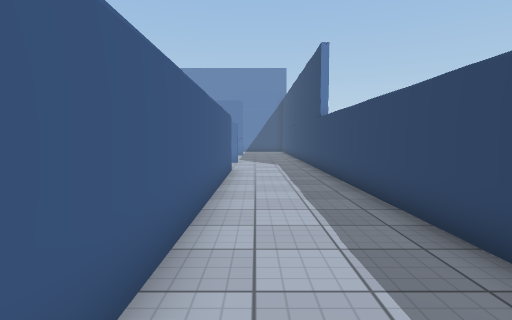
view 1 (above)

17 first-person views from a walk through a scene from a Unity 3-D project. The camera is 1.3 m above the floor, tilts 4° down and sees 80° across. The floor is counted in squares, 1 m on a side. Each view is taken from the middle of a square. On the plan, view 1 faces up. The plan holds only what a view shows up to about 14 squares ahead; the rest is blank. The place goes on beyond the plan. The player character is not drawn. Door leaves are left out, so doorways stand open. Some surface patterns are stand-ins.

view 2
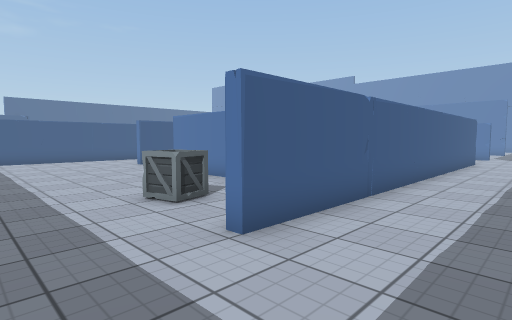

view 3
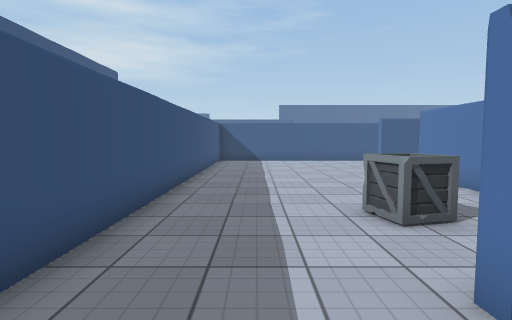

view 4
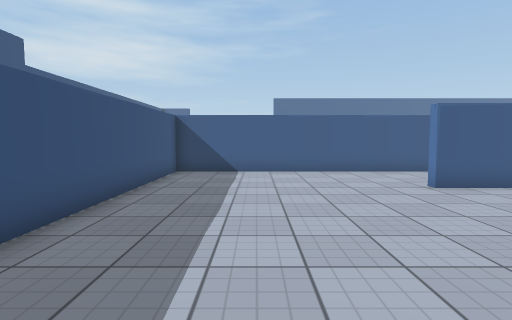

view 5
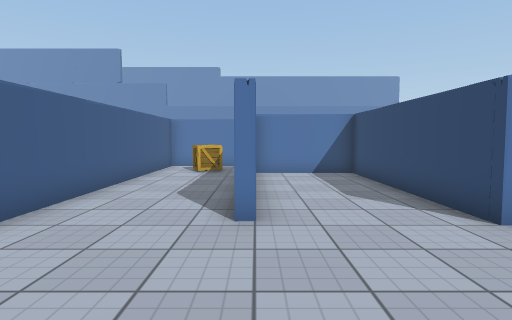

view 6
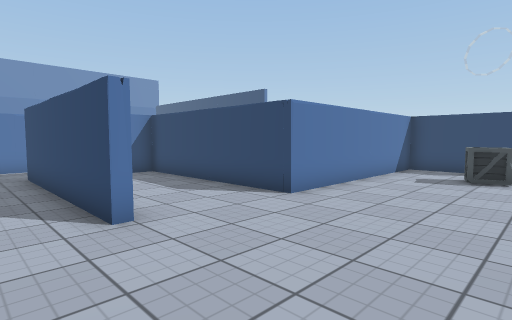

view 7
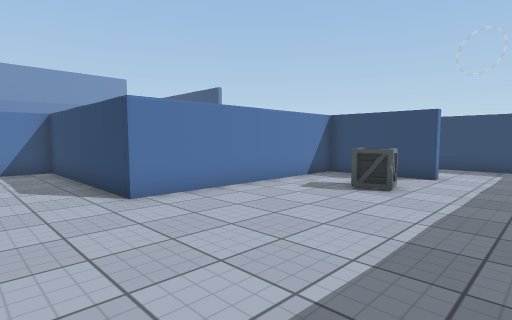

view 8
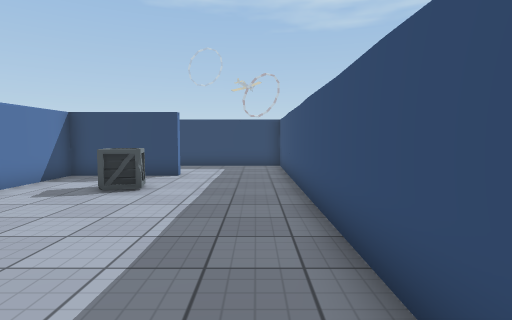

view 9
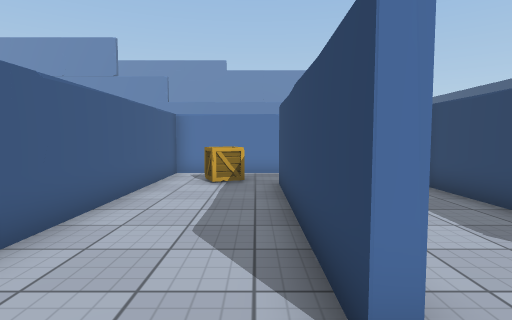

view 10
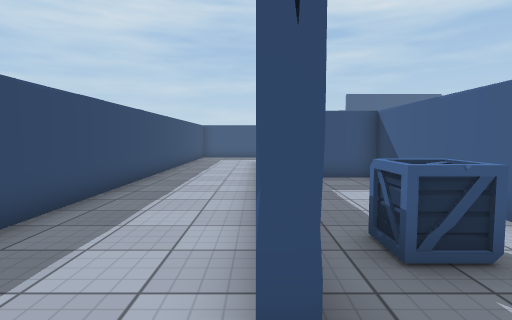

view 11
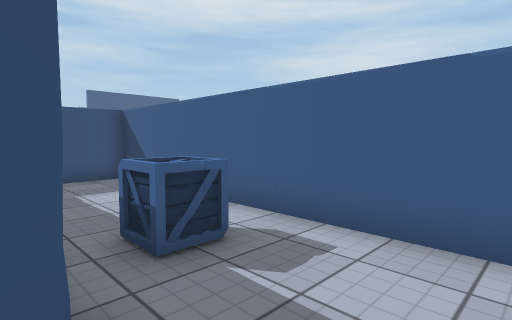

view 12
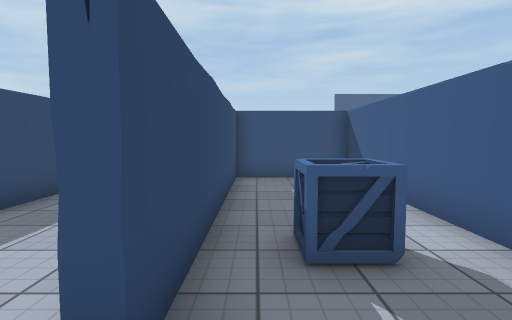

view 13
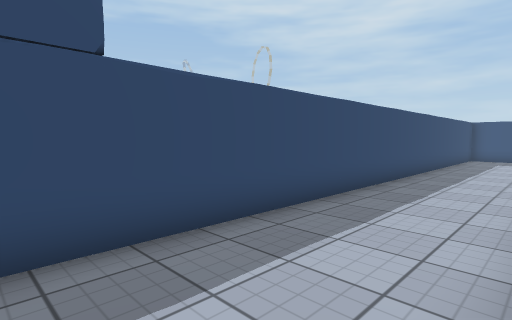

view 14
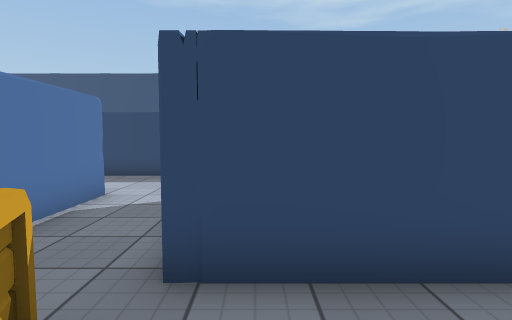

view 15
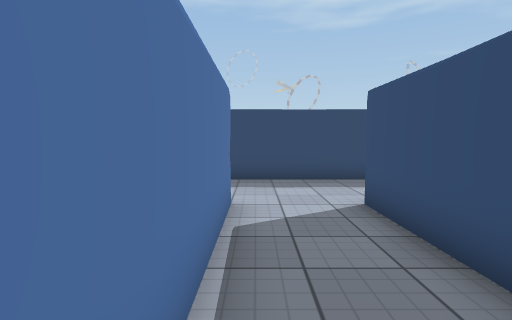

view 16
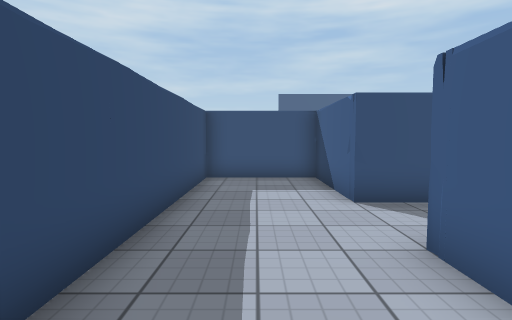

view 17
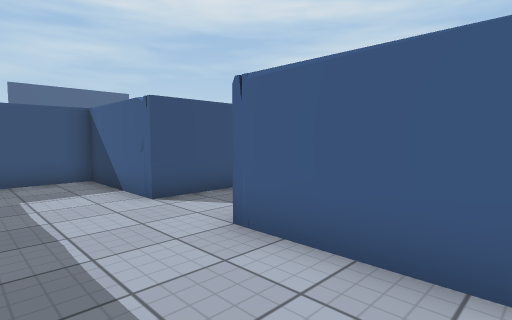

### Floor plan
Points are (right, up) in squares from view 1. A wall is a line through its corners. A room is listed if a view was taken in it or the views show most of it. See-through windows are left out.
Room 1 (views 1, 2, 3, 4, 5, 6, 7, 8, 9, 10, 11, 13, 14, 15)
walls: (-13.3, 0.6) (-13.3, 7.9); (-13, 2.8) (-13, 0.8); (-1.3, -3.4) (-1.3, 0.5) (-9.3, 0.5) (-9.3, 7.5) (-13, 7.5); (2.7, -4.8) (2.7, 14.1); (-13.5, 10.5) (-17, 10.5) (-17, -7.2) (-0.9, -7.2); (-1, 12.5) (-1, -3.2)
ways out: opening at (-1, 13.5) to room 2; opening at (-14, 9.5) to room 3; gap at (-1, -7)
objects: crate (-15, 8) to (-15, 9); crate (-4, -3) to (-4, -2)
Room 2 (view 12)
walls: (-5, 13.8) (-5, 3.8) (-1.3, 3.8) (-1.3, 12.5)
ways out: opening at (-1, 13.5) to room 1
objects: crate (-3, 10) to (-3, 11)
Room 3 (views 16, 17)
walls: (-9, 13.9) (-9, 10.5) (-13.5, 10.5); (-12.5, 7.8) (-9, 7.8) (-9, 3.8) (-5.3, 3.8) (-5.3, 12.4)
ways out: opening at (-14, 9.5) to room 1

Where each view was taken, in squares from view 1:
view 1: 0 up, 0 right, facing up
view 2: 6 down, 2 right, facing up-left
view 3: 5 down, 1 right, facing left
view 4: 4 down, 5 left, facing left
view 5: 4 down, 13 left, facing up
view 6: 4 down, 15 left, facing up-right
view 7: 6 down, 12 left, facing up-right
view 8: 6 down, 12 left, facing right
view 9: 1 down, 14 left, facing up
view 10: 14 up, 1 left, facing down
view 11: 14 up, 1 left, facing down-left
view 12: 14 up, 2 left, facing down
view 13: 14 up, 1 left, facing down-right
view 14: 7 up, 16 left, facing right
view 15: 10 up, 15 left, facing right
view 16: 14 up, 7 left, facing down
view 17: 14 up, 6 left, facing down-left
